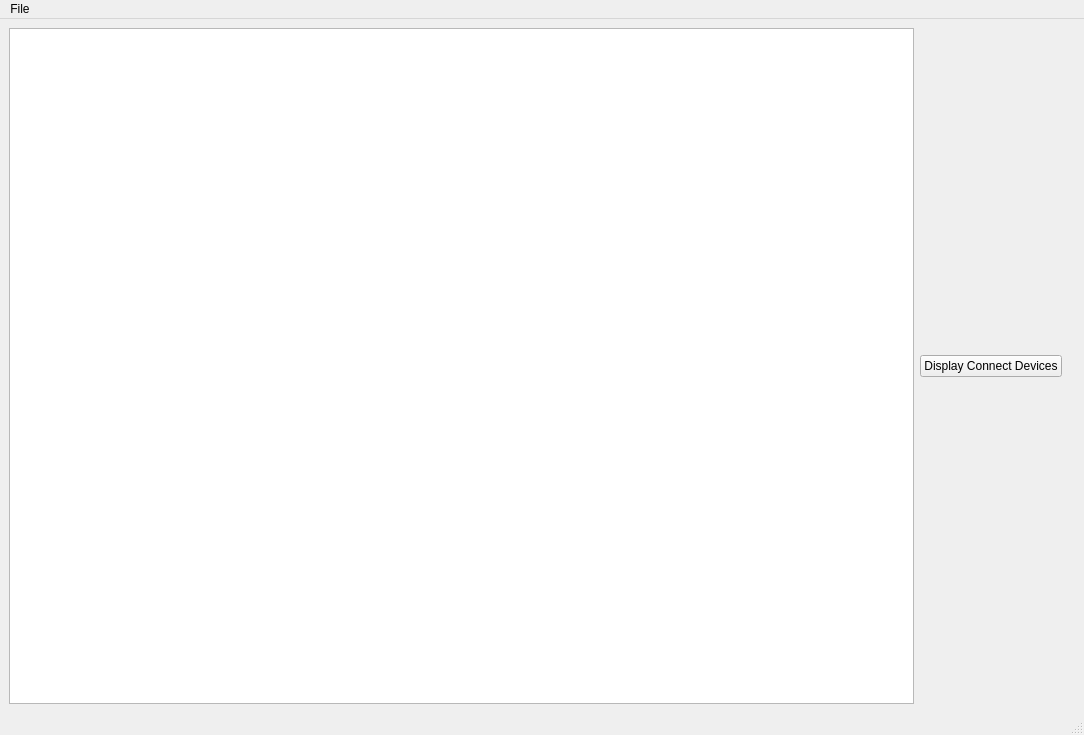
<?xml version="1.0" encoding="UTF-8"?>
<ui version="4.0">
 <class>MainWindow</class>
 <widget class="QMainWindow" name="MainWindow">
  <property name="geometry">
   <rect>
    <x>0</x>
    <y>0</y>
    <width>1084</width>
    <height>735</height>
   </rect>
  </property>
  <property name="windowTitle">
   <string>MainWindow</string>
  </property>
  <widget class="QWidget" name="centralwidget">
   <layout class="QGridLayout" name="gridLayout">
    <item row="0" column="1">
     <widget class="QPushButton" name="devicesButton">
      <property name="text">
       <string>Display Connect Devices</string>
      </property>
     </widget>
    </item>
    <item row="0" column="0">
     <widget class="QListWidget" name="jointsList"/>
    </item>
    <item row="0" column="3">
     <widget class="QLabel" name="label">
      <property name="text">
       <string/>
      </property>
     </widget>
    </item>
   </layout>
  </widget>
  <widget class="QMenuBar" name="menubar">
   <property name="geometry">
    <rect>
     <x>0</x>
     <y>0</y>
     <width>1084</width>
     <height>21</height>
    </rect>
   </property>
   <widget class="QMenu" name="menuFile">
    <property name="title">
     <string>File</string>
    </property>
   </widget>
   <addaction name="menuFile"/>
  </widget>
  <widget class="QStatusBar" name="statusbar"/>
 </widget>
 <resources/>
 <connections/>
</ui>
